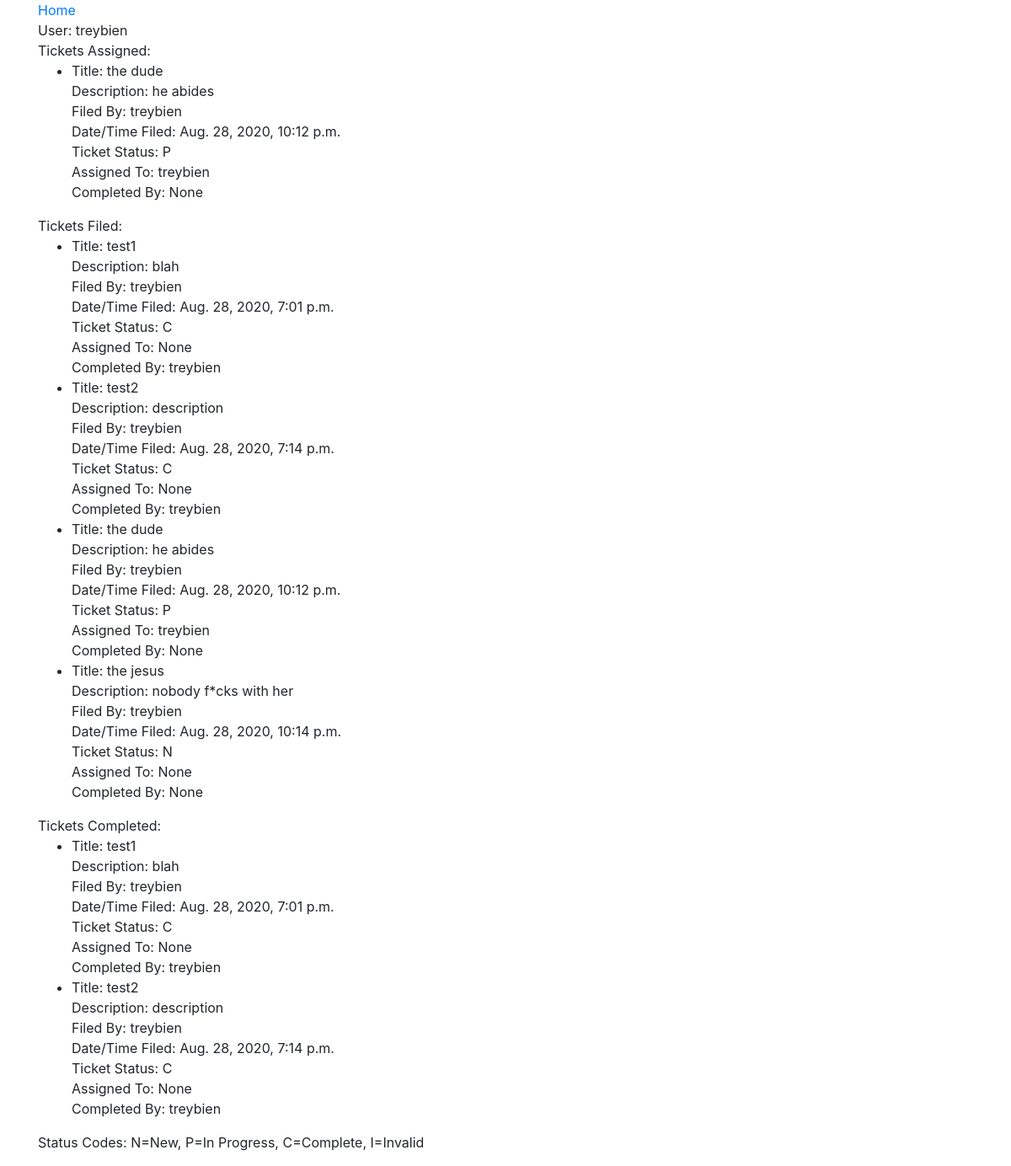
The page /user/1/ on the database its author committed.
### bugapp/models.py (models this page shows, shortened)
class MyUser(AbstractUser):
    pass

class Ticket(models.Model):
    NEW = 'N'
    COMPLETE = 'C'
    IN_PROGRESS = 'P'
    INVALID = 'I'
    STATUS_CHOICES = [
        (NEW, 'New'),
        (COMPLETE, 'Complete'),
        (IN_PROGRESS, 'In Progress'),
        (INVALID, 'Invalid'),
    ]
    title = models.CharField(max_length=100)
    date_time = models.DateTimeField(default=timezone.now)
    description = models.CharField(max_length=500)
    filed_by = models.ForeignKey(MyUser, on_delete=models.CASCADE)
    ticket_status = models.CharField(max_length=20, choices=STATUS_CHOICES, default=NEW)
    assigned_to = models.ForeignKey(MyUser, on_delete=models.CASCADE, related_name="assigned_to", blank=True, null=True)
    completed_by = models.ForeignKey(MyUser, on_delete=models.CASCADE, related_name="completed_by", blank=True, null=True)

### bugapp/views.py (the view)
# urls.py: path('user/<int:user_id>/', views.user_detail_view),
def user_detail_view(request, user_id):
    user = MyUser.objects.get(id=user_id)
    tickets_assigned = Ticket.objects.filter(assigned_to=user)
    tickets_filed = Ticket.objects.filter(filed_by=user)
    tickets_completed = Ticket.objects.filter(completed_by=user)
    return render(request, "user_detail.html", {"user": user, "tickets_assigned": tickets_assigned, "tickets_filed": tickets_filed, "tickets_completed": tickets_completed})

### templates/user_detail.html (shortened to what this page needs)
<link rel="stylesheet" href="https://stackpath.bootstrapcdn.com/bootstrap/4.5.2/css/bootstrap.min.css">
<div class=container>
    <a href="/">Home</a><br>
    User: {{user}}<br>
    Tickets Assigned:
        <ul>
            {% for ticket in tickets_assigned %}
                <li>
                        Title: {{ticket.title}}<br>
                        Description: {{ticket.description}}<br>
                        Filed By: {{ticket.filed_by}}<br>
                        Date/Time Filed: {{ticket.date_time}}<br>
                        Ticket Status: {{ticket.ticket_status}}<br>
                        Assigned To: {{ticket.assigned_to}}<br>
                        Completed By: {{ticket.completed_by}}<br>
                </li>
            {% endfor %}
        </ul>
    Tickets Filed:
        <ul>
            {% for ticket in tickets_filed %}
                <li>
                        Title: {{ticket.title}}<br>
                        Description: {{ticket.description}}<br>
                        Filed By: {{ticket.filed_by}}<br>
                        Date/Time Filed: {{ticket.date_time}}<br>
                        Ticket Status: {{ticket.ticket_status}}<br>
                        Assigned To: {{ticket.assigned_to}}<br>
                        Completed By: {{ticket.completed_by}}<br>
                </li>
            {% endfor %}
        </ul>
    Tickets Completed:
        <ul>
            {% for ticket in tickets_completed %}
                <li>
                        Title: {{ticket.title}}<br>
                        Description: {{ticket.description}}<br>
                        Filed By: {{ticket.filed_by}}<br>
                        Date/Time Filed: {{ticket.date_time}}<br>
                        Ticket Status: {{ticket.ticket_status}}<br>
                        Assigned To: {{ticket.assigned_to}}<br>
                        Completed By: {{ticket.completed_by}}<br>
                </li>
            {% endfor %}
        </ul>
<p>Status Codes: N=New, P=In Progress, C=Complete, I=Invalid</p>
</div>

### rows shown on the page
MyUser: username "treybien"
Ticket: title "the dude", description "he abides", filed_by "treybien", date_time "Aug. 28, 2020, 10:12 p.m.", ticket_status "P", assigned_to "treybien", completed_by "None"
Ticket: title "test1", description "blah", filed_by "treybien", date_time "Aug. 28, 2020, 7:01 p.m.", ticket_status "C", assigned_to "None", completed_by "treybien"
Ticket: title "test2", description "description", filed_by "treybien", date_time "Aug. 28, 2020, 7:14 p.m.", ticket_status "C", assigned_to "None", completed_by "treybien"
Ticket: title "the jesus", description "nobody f*cks with her", filed_by "treybien", date_time "Aug. 28, 2020, 10:14 p.m.", ticket_status "N", assigned_to "None", completed_by "None"
